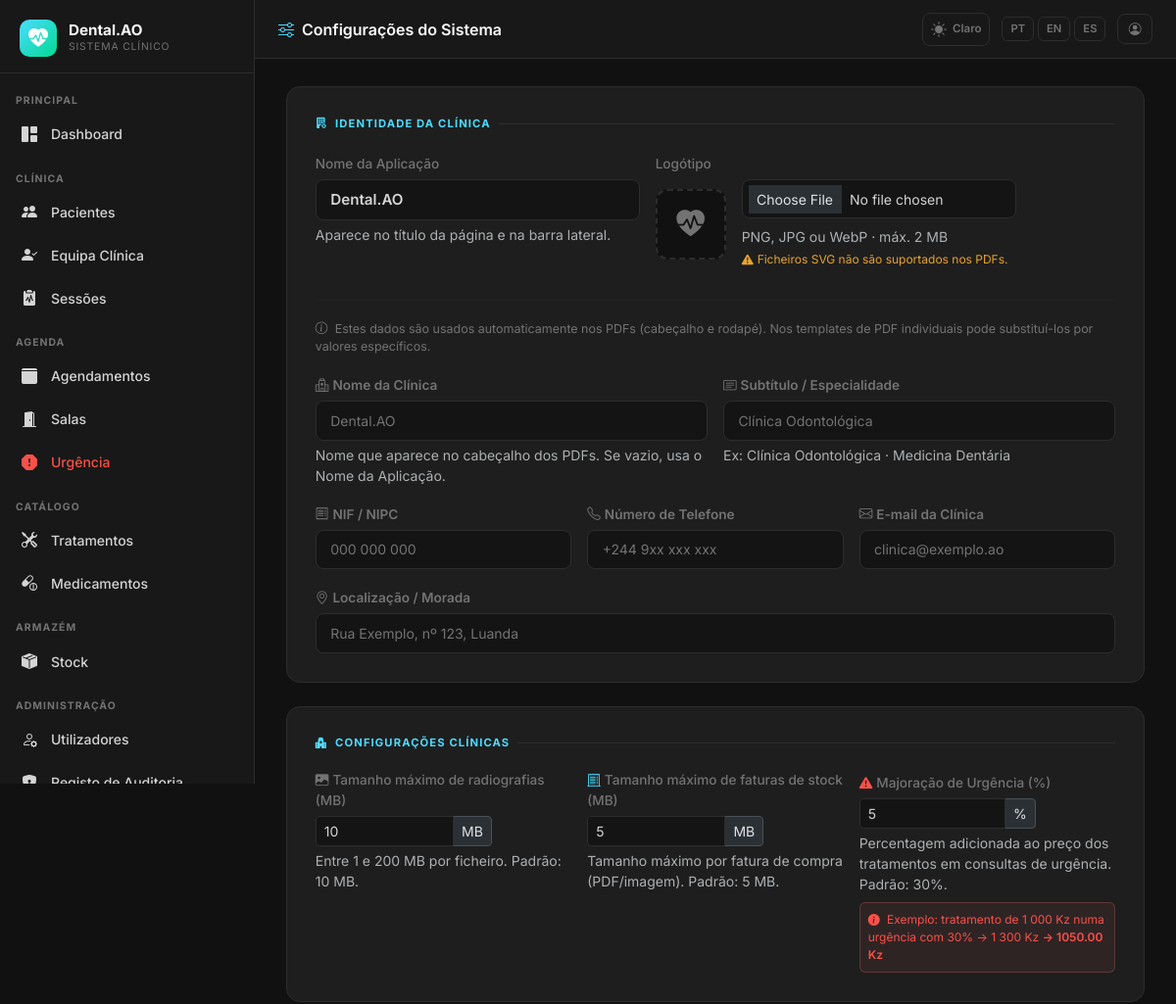
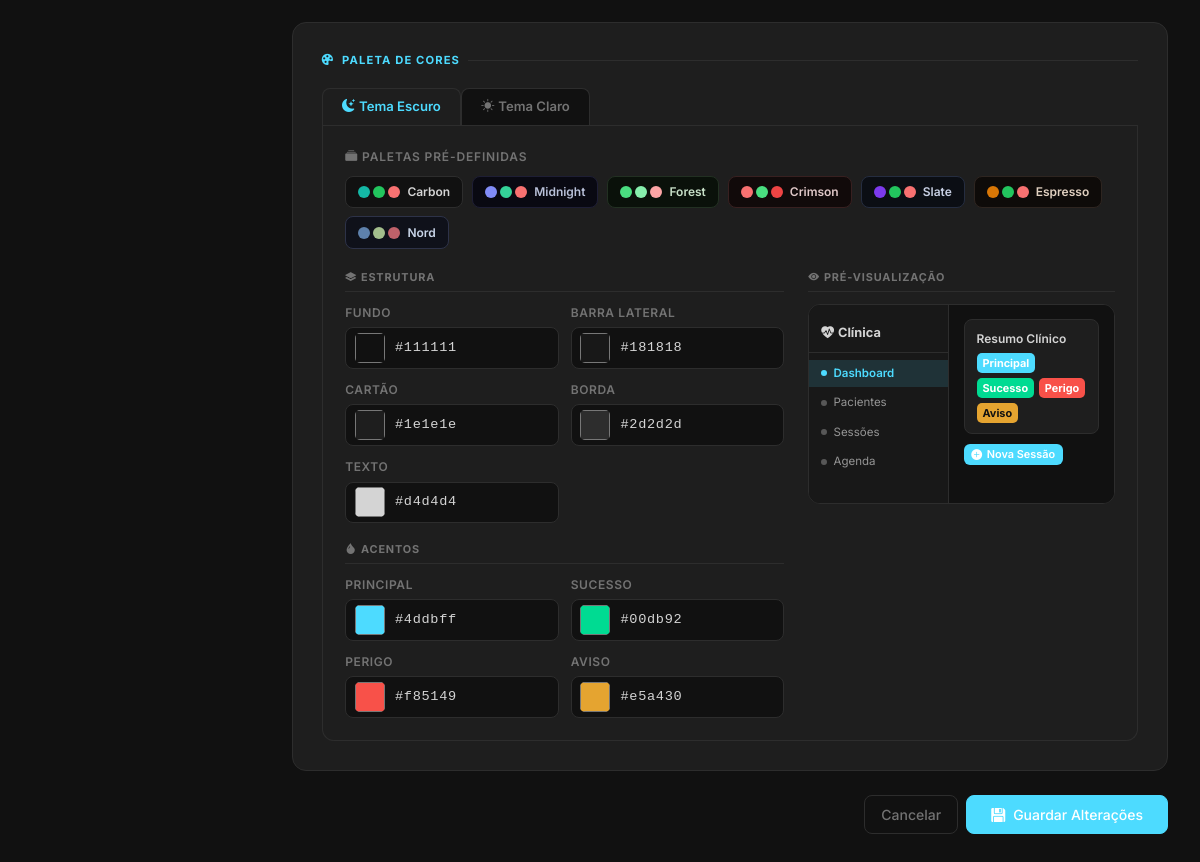
The app's page /superadmin/system (signed in), older data (2 pictures, top to bottom).
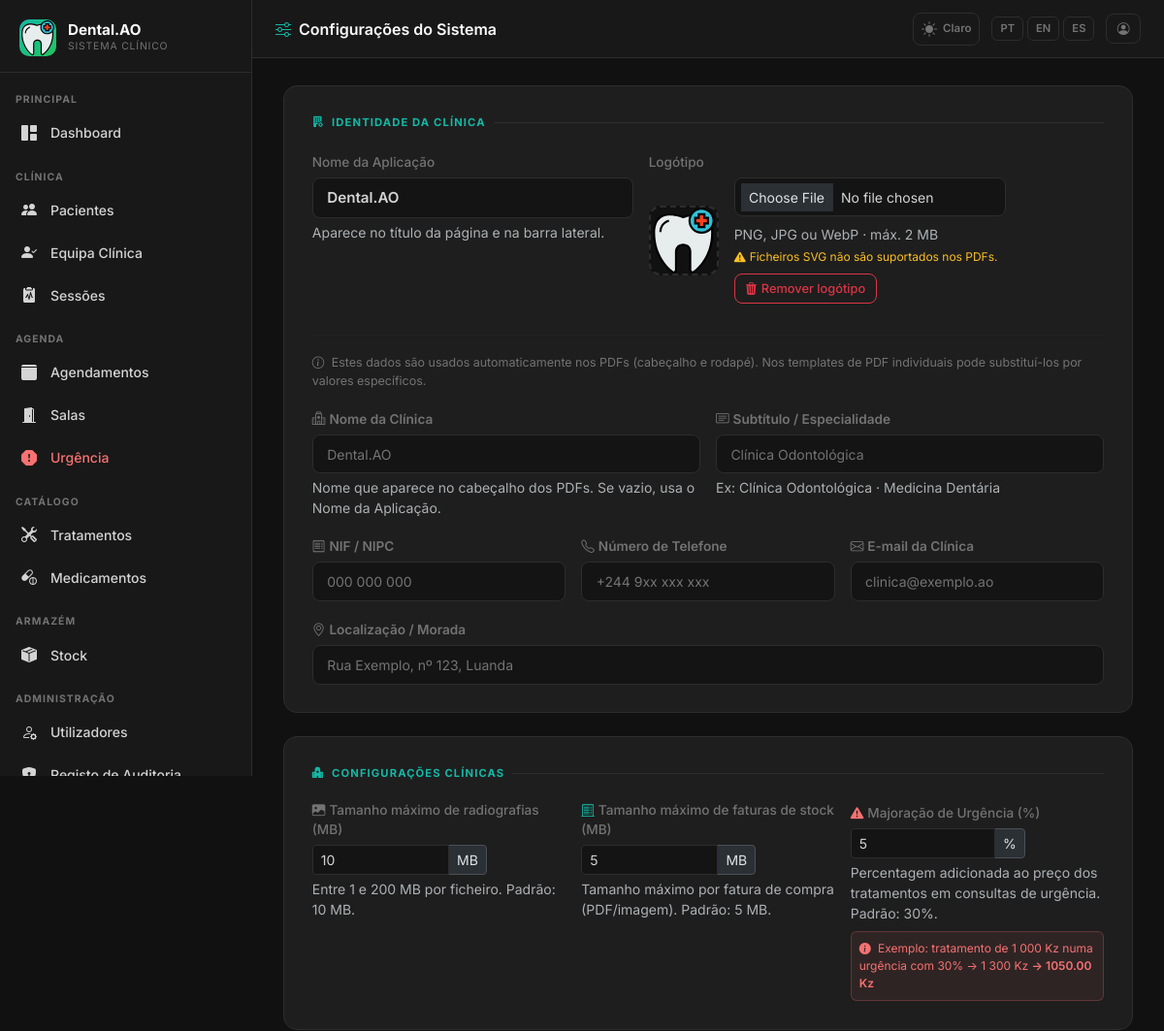
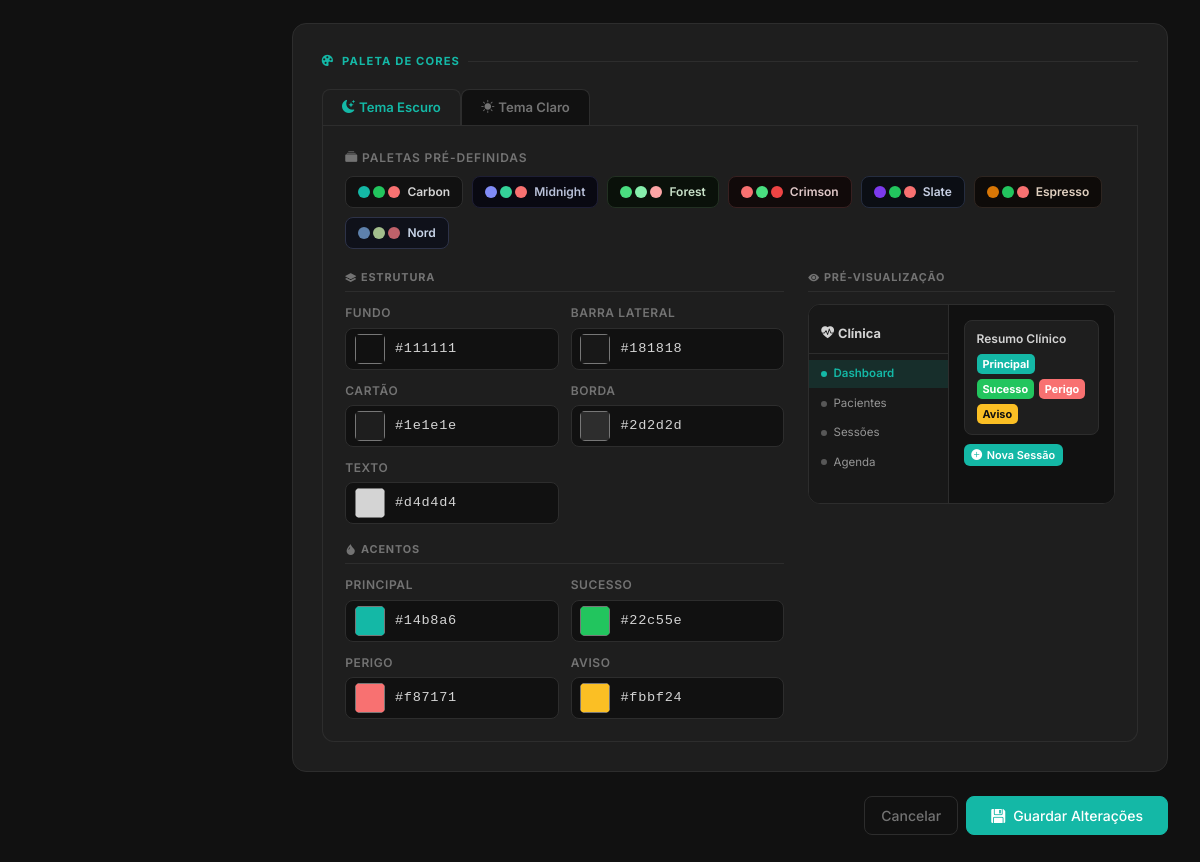
The same page, newer data (2 pictures, top to bottom).
### app/models.py (models this page shows, shortened)
class AppSetting(db.Model):
    __tablename__ = 'app_settings'
    key   = db.Column(db.String(64), primary_key=True)
    value = db.Column(db.Text, nullable=True)
    _DEFAULTS = {
        'app_name':       'DentalCare Pro',
        'app_logo':       '',
        'bg_dark':        '#111111',
        'sidebar_dark':   '#181818',
        'card_dark':      '#1e1e1e',
        'border_dark':    '#2d2d2d',
        'text_dark':      '#d4d4d4',
        'primary_dark':   '#14b8a6',
        'success_dark':   '#22c55e',
        'danger_dark':    '#f87171',
        'warning_dark':   '#fbbf24',
        'bg_light':       '#f0f4f8',
        'card_light':     '#ffffff',
        'border_light':   '#d1dce8',
        'text_light':     '#334155',
        'primary_light':  '#1976d2',
        'success_light':  '#00875a',
        'danger_light':   '#d32f2f',
        'warning_light':  '#e65100',
        'xray_max_mb':        '10',
        'stock_invoice_max_mb': '5',
        'urgency_surcharge':  '30',
    }
    @classmethod
    def all_as_dict(cls):
        stored = {s.key: s.value for s in cls.query.all()}
        result = dict(cls._DEFAULTS)
        result.update(stored)
        return result

### app/superadmin/routes.py (the view, shortened to what this page needs)
@superadmin_bp.route('/system', methods=['GET', 'POST'])
@login_required
@superadmin_required
def system_settings():
    settings = AppSetting.all_as_dict()
    return render_template('superadmin/system.html', settings=settings)

### app/__init__.py (called while the page is built)
def get_locale():
    lang = session.get('lang')
    if lang in ['pt', 'en', 'es']:
        return lang
    return 'pt'

### app/models.py (called while the page is built)
    def role_display(self):
        role_map = {
            Role.SUPERADMIN: 'Superadmin',
            Role.CLINICAL_DIRECTOR: 'Diretor Clínico',
            Role.DENTIST: 'Dentista',
            Role.PATIENT: 'Paciente',
            Role.RECEPTION: 'Recepção',
        }
        return role_map.get(self.role, self.role)

    def role_badge_class(self):
        badge_map = {
            Role.SUPERADMIN: 'danger',
            Role.CLINICAL_DIRECTOR: 'primary',
            Role.DENTIST: 'success',
            Role.PATIENT: 'info',
            Role.RECEPTION: 'warning',
        }
        return badge_map.get(self.role, 'secondary')

### app/templates/superadmin/system.html (shortened to what the changed rows need)
{% extends 'base.html' %}
{% block page_title %}<i class="bi bi-sliders me-2" style="color:var(--dc-primary)"></i>{{ _('Configurações do Sistema') }}{% endblock %}
{% block content %}
<form method="post" enctype="multipart/form-data" id="sysForm">
  <div class="sys-section">
    <div class="sys-section-title"><i class="bi bi-building-fill-gear"></i>{{ _('Identidade da Clínica') }}</div>
    <div class="row g-3 align-items-start mb-3">
      <div class="col-md-5">
      </div>
      <div class="col-md-7">
        <div class="logo-preview-wrap">
          <div class="logo-preview-box" id="logoPreviewBox">
            {% if settings.app_logo %}
              <img src="{{ url_for('superadmin.logo_file', filename=settings.app_logo) }}"
                   id="logoPreview" alt="Logo">
            {% else %}
              <i class="bi bi-heart-pulse-fill no-logo" id="logoPreview"></i>
            {% endif %}
          </div>
          <div>
            <input type="file" name="app_logo" id="logoInput" accept="image/png,image/jpeg,image/webp"
                   class="form-control form-control-sm mb-2" style="max-width:280px">
            <div class="form-text">{{ _('PNG, JPG ou WebP · máx. 2 MB') }}</div>
            <div class="form-text text-warning" style="font-size:.75rem">
              <i class="bi bi-exclamation-triangle-fill me-1"></i>{{ _('Ficheiros SVG não são suportados nos PDFs.') }}
            </div>
            {% if settings.app_logo %}
            <div class="mt-2">
              <button type="button" class="btn btn-sm btn-outline-danger"
                      onclick="document.getElementById('removeLogoField').value='1';document.getElementById('sysForm').submit()">
                <i class="bi bi-trash3-fill me-1"></i>{{ _('Remover logótipo') }}
              </button>
            </div>
            {% endif %}
          </div>
        </div>
      </div>
    </div>
    <hr style="border-color:var(--dc-border);margin:0 0 1.2rem">
    <p style="font-size:.78rem;color:var(--dc-text-muted);margin-bottom:1rem">
      <i class="bi bi-info-circle me-1"></i>
      {{ _('Estes dados são usados automaticamente nos PDFs (cabeçalho e rodapé). Nos templates de PDF individuais pode substituí-los por valores específicos.') }}
    </p>
    <div class="row g-3">
      <div class="col-md-6">
      </div>
      <div class="col-md-6">
      </div>
      <div class="col-md-4">
      </div>
      <div class="col-md-4">
      </div>
      <div class="col-md-4">
      </div>
      <div class="col-md-12">
      </div>
    </div>
  </div>
  <div class="sys-section">
    <div class="sys-section-title"><i class="bi bi-hospital-fill"></i>{{ _('Configurações Clínicas') }}</div>
    <div class="row g-3">
      <div class="col-md-4">
      </div>
      <div class="col-md-4">
        <label class="form-label" style="font-size:.85rem;color:var(--dc-text-muted)">
          <i class="bi bi-receipt-cutoff me-1" style="color:var(--dc-primary)"></i>{{ _('Tamanho máximo de faturas de stock (MB)') }}
        </label>
      </div>
      <div class="col-md-4">
        <label class="form-label" style="font-size:.85rem;color:var(--dc-text-muted)">
          <i class="bi bi-exclamation-triangle-fill me-1" style="color:var(--dc-danger)"></i>{{ _('Majoração de Urgência') }} (%)
        </label>
        <div class="input-group input-group-sm" style="max-width:180px">
          <input type="number" name="urgency_surcharge" class="form-control"
                 value="{{ settings.urgency_surcharge }}" min="0" max="500" step="1"
                 id="urgencySurchargeInput">
          <span class="input-group-text">%</span>
        </div>
        <div class="form-text">{{ _('Percentagem adicionada ao preço dos tratamentos em consultas de urgência. Padrão: 30') }}%.</div>
        <div class="mt-2 p-2 rounded-2" style="background:rgba(248,113,113,.08);border:1px solid rgba(248,113,113,.25);font-size:.75rem;color:var(--dc-danger)">
          <i class="bi bi-info-circle-fill me-1"></i>
          {{ _('Exemplo: tratamento de 1 000 Kz numa urgência com 30') }}% → 1 300 Kz
          <span id="urgencyExampleVal" class="fw-600"></span>
        </div>
      </div>
    </div>
  </div>
  <div class="sys-section">
    <div class="sys-section-title"><i class="bi bi-palette-fill"></i>{{ _('Paleta de Cores') }}</div>
    <div class="d-flex gap-0 mb-0" style="border-bottom:1px solid var(--dc-border)">
      <div class="theme-tab active" data-tab="dark" onclick="switchTab('dark')">
        <i class="bi bi-moon-stars-fill me-1"></i>{{ _('Tema Escuro') }}
      </div>
      <div class="theme-tab" data-tab="light" onclick="switchTab('light')">
        <i class="bi bi-sun-fill me-1"></i>{{ _('Tema Claro') }}
      </div>
    </div>
    <div class="theme-panel active" id="panel-dark"
         style="border:1px solid var(--dc-border);border-top:none;border-radius:0 0 12px 12px;padding:1.4rem">
      <p style="font-size:.75rem;color:var(--dc-text-muted);font-weight:600;margin-bottom:.6rem;text-transform:uppercase;letter-spacing:.07em">
      </p>
      <div class="presets-row" id="presets-dark">
      </div>
      <div class="row g-4">
        <div class="col-lg-7">
          <div class="color-group">
            {{ _color_picker('primary_dark', _('Principal'),   settings.primary_dark) }}
            {{ _color_picker('success_dark', _('Sucesso'),     settings.success_dark) }}
            {{ _color_picker('danger_dark',  _('Perigo'),      settings.danger_dark) }}
            {{ _color_picker('warning_dark', _('Aviso'),       settings.warning_dark) }}
          </div>
        </div>
        <div class="col-lg-5">
          <div class="palette-preview" id="pp-dark">
            <div class="pp-sidebar" id="pp-d-sidebar">
              <div class="pp-brand" id="pp-d-brand">
                <i class="bi bi-heart-pulse-fill me-1"></i>Clínica
              </div>
              <div class="pp-nav pp-active" id="pp-d-active">
                <span class="pp-nav-dot"></span>Dashboard
              </div>
              <div class="pp-nav" id="pp-d-nav1">
                <span class="pp-nav-dot"></span>Pacientes
              </div>
              <div class="pp-nav" id="pp-d-nav2">
                <span class="pp-nav-dot"></span>Sessões
              </div>
              <div class="pp-nav" id="pp-d-nav3">
                <span class="pp-nav-dot"></span>Agenda
              </div>
            </div>
          </div>
        </div>
      </div>
    </div>
  </div>
</form>
{% endblock %}
{% macro _color_picker(name, label, value) %}
<div class="color-item">
  <div class="color-picker-wrap">
    <input type="color" id="cp_{{ name }}" value="{{ value }}"
           oninput="syncHex('{{ name }}', this.value); updatePreview()">
    <input type="text" id="hex_{{ name }}" name="{{ name }}"
           value="{{ value }}" maxlength="7"
           oninput="syncColor('{{ name }}', this.value)">
  </div>
</div>
{% endmacro %}

### app/templates/base.html (shortened to what the changed rows need)
<!DOCTYPE html>
<html lang="{{ get_locale() }}" data-dc-theme="{{ session.get('theme', 'dark') }}">
<head>
  <link href="https://cdn.jsdelivr.net/npm/bootstrap@5.3.2/dist/css/bootstrap.min.css" rel="stylesheet">
  <link href="https://cdn.jsdelivr.net/npm/bootstrap-icons@1.11.3/font/bootstrap-icons.min.css" rel="stylesheet">
  <link href="{{ url_for('static', filename='css/dental.css') }}" rel="stylesheet">
</head>
<body>
<aside class="dc-sidebar" id="dcSidebar">
  <div class="dc-brand">
    <div class="dc-brand-icon">
      {% if app_settings.app_logo %}
        <img src="{{ url_for('superadmin.logo_file', filename=app_settings.app_logo) }}"
             alt="{{ app_settings.app_name }}"
             style="width:36px;height:36px;object-fit:contain;border-radius:6px;">
      {% else %}
        <i class="bi bi-heart-pulse-fill"></i>
      {% endif %}
    </div>
  </div>
  <nav class="dc-nav">
    {% set role = current_user.role %}
    <div class="dc-nav-section">{{ _('Principal') }}</div>
    <a href="{{ url_for('main.dashboard') }}"
       class="dc-nav-item {% if request.endpoint == 'main.dashboard' %}active{% endif %}">
      <i class="bi bi-grid-1x2-fill"></i> {{ _('Dashboard') }}
    </a>
    {% if role in ['superadmin', 'clinical_director', 'dentist', 'reception'] %}
    <div class="dc-nav-section mt-2">{{ _('Clínica') }}</div>
    {% endif %}
    {% if role in ['superadmin', 'clinical_director', 'dentist', 'reception'] %}
    <a href="{{ url_for('patients.index') }}"
       class="dc-nav-item {% if request.endpoint == 'patients.index' or request.endpoint in ['patients.new','patients.edit','patients.detail'] %}active{% endif %}">
      <i class="bi bi-people-fill"></i> {{ _('Pacientes') }}
    </a>
    {% endif %}
    {% if role in ['superadmin', 'clinical_director'] %}
    <a href="{{ url_for('patients.care_team_pending') }}"
       class="dc-nav-item {% if request.endpoint == 'patients.care_team_pending' %}active{% endif %}">
      <i class="bi bi-person-check-fill"></i> {{ _('Equipa Clínica') }}
    </a>
    {% endif %}
    {% if role in ['superadmin', 'clinical_director', 'dentist'] %}
    <a href="{{ url_for('sessions.index') }}"
       class="dc-nav-item {% if request.endpoint and 'sessions.' in request.endpoint and 'audit' not in request.endpoint and 'evolution' not in request.endpoint %}active{% endif %}">
      <i class="bi bi-clipboard2-pulse-fill"></i> {{ _('Sessões') }}
    </a>
    {% endif %}
    {% if role in ['superadmin', 'clinical_director', 'reception', 'dentist'] %}
    <div class="dc-nav-section mt-2">{{ _('Agenda') }}</div>
    {% endif %}
    {% if role in ['superadmin', 'clinical_director', 'reception'] %}
    <a href="{{ url_for('scheduling.calendar') }}"
       class="dc-nav-item {% if request.endpoint and 'scheduling.' in request.endpoint and 'emergency' not in request.endpoint and 'room' not in request.endpoint %}active{% endif %}">
      <i class="bi bi-calendar3-fill"></i> {{ _('Agendamentos') }}
    </a>
    {% endif %}
    {% if role in ['superadmin', 'clinical_director', 'reception', 'dentist'] %}
    <a href="{{ url_for('scheduling.rooms') }}"
       class="dc-nav-item {% if request.endpoint and 'rooms' in request.endpoint %}active{% endif %}">
      <i class="bi bi-door-open-fill"></i> {{ _('Salas') }}
    </a>
    {% endif %}
    {% if role in ['superadmin', 'clinical_director', 'reception', 'dentist'] %}
    <a href="{{ url_for('scheduling.emergency') }}"
       class="dc-nav-item {% if request.endpoint and 'emergency' in request.endpoint %}active{% endif %}"
       style="color:var(--dc-danger)">
      <i class="bi bi-exclamation-octagon-fill"></i> {{ _('Urgência') }}
    </a>
    {% endif %}
    {% if role in ['superadmin', 'clinical_director', 'dentist'] %}
    <div class="dc-nav-section mt-2">{{ _('Catálogo') }}</div>
    <a href="{{ url_for('admin.treatments') }}"
       class="dc-nav-item {% if 'treatments' in request.endpoint %}active{% endif %}">
      <i class="bi bi-tools"></i> {{ _('Tratamentos') }}
    </a>
    <a href="{{ url_for('admin.medicines') }}"
       class="dc-nav-item {% if 'medicine' in request.endpoint %}active{% endif %}">
      <i class="bi bi-capsule-pill"></i> {{ _('Medicamentos') }}
    </a>
    {% endif %}
    {% if role in ['superadmin', 'clinical_director', 'dentist', 'receptionist'] %}
    <div class="dc-nav-section mt-2">{{ _('Armazém') }}</div>
    <a href="{{ url_for('stock.index') }}"
       class="dc-nav-item {% if request.endpoint and 'stock.' in request.endpoint %}active{% endif %}">
      <i class="bi bi-box-seam-fill"></i> {{ _('Stock') }}
    </a>
    {% endif %}
    {% if role in ['superadmin', 'clinical_director'] %}
    <div class="dc-nav-section mt-2">{{ _('Administração') }}</div>
    <a href="{{ url_for('admin.users') }}"
       class="dc-nav-item {% if 'user' in request.endpoint %}active{% endif %}">
      <i class="bi bi-person-gear"></i> {{ _('Utilizadores') }}
    </a>
    <a href="{{ url_for('admin.audit_log') }}"
       class="dc-nav-item {% if 'audit' in request.endpoint %}active{% endif %}">
      <i class="bi bi-shield-lock-fill"></i> {{ _('Registo de Auditoria') }}
    </a>
    {% endif %}
  </nav>
</aside>
<header class="dc-topbar">
  <span class="page-title">{% block page_title %}{% endblock %}</span>
</header>
<main class="dc-main">
  <div class="dc-content">
    {% block content %}{% endblock %}
  </div>
</main>
</body>
</html>

Row changes from the older to the newer data that the page shows:
added AppSetting: value (picture)
changed AppSetting (number 9 of 12 on the later page): value "#4ddbff" → "#14b8a6"; primary_dark "#4ddbff" → "#14b8a6"
changed AppSetting (number 10 of 12 on the later page): value "#00db92" → "#22c55e"; success_dark "#00db92" → "#22c55e"
changed AppSetting (number 11 of 12 on the later page): value "#f85149" → "#f87171"; danger_dark "#f85149" → "#f87171"
changed AppSetting: value "#e5a430" → "#fbbf24"; warning_dark "#e5a430" → "#fbbf24"
Text that changed along with them:
text now shown: "Remover logótipo"
